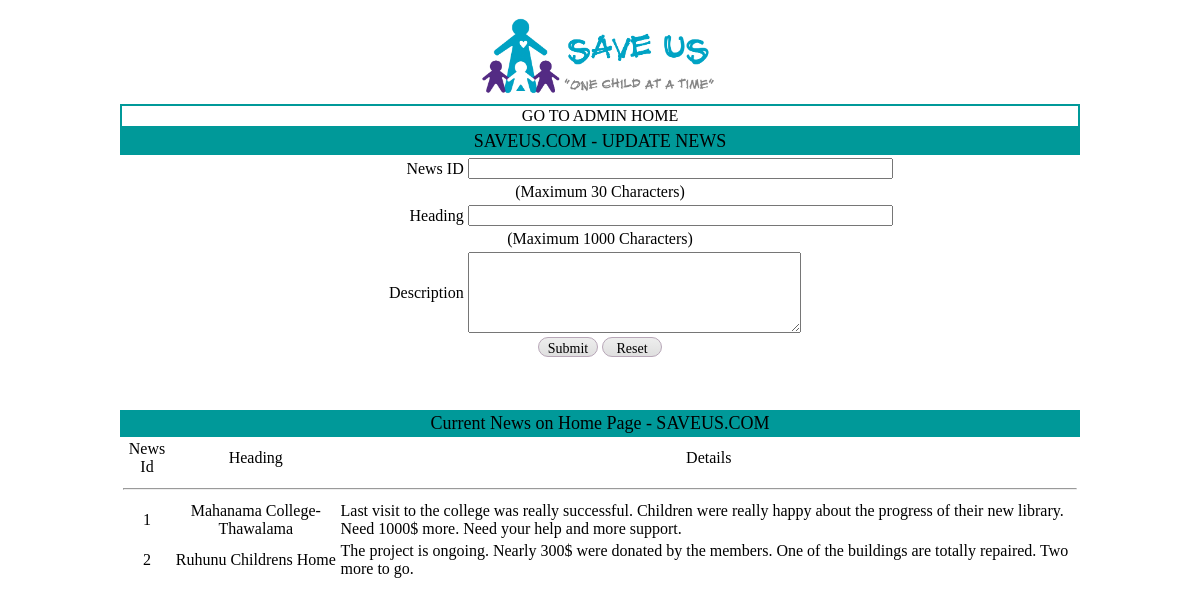
Page /Project/php/updateNews.php (signed in) on the committed database.
### tables this page shows
CREATE TABLE IF NOT EXISTS `tblnews` (
  `NewsId` int(11) NOT NULL,
  `NewsHeading` varchar(30) NOT NULL,
  `NewsDetail` varchar(1000) NOT NULL
);

### Project/php/updateNews.php (the view, shortened to what this page needs)
<!DOCTYPE html PUBLIC "-//W3C//DTD XHTML 1.0 Transitional//EN" "http://www.w3.org/TR/xhtml1/DTD/xhtml1-transitional.dtd">
<html xmlns="http://www.w3.org/1999/xhtml">
<head>
<link href="../css/admin.css" type="text/css" rel="stylesheet"/>
<link href="../css/buttons.css" type="text/css" rel="stylesheet"/>
</head>
<body>
<table align="center">
<tr><td><img src="../images/Logo.png" width="250px" height="90px"/></td></tr>
</table>
<table class="tblLinksHome" align="center" >
<tr><td bgcolor="#FFFFFF"><a href="admin.php">GO TO ADMIN HOME	</a></td></tr>
</table>
<table class="tblHead" align="center">
	<tr><td >SAVEUS.COM - UPDATE NEWS</td></tr>
</table>
<form id="EditNews" name="formEditNews" enctype="multipart/form-data" method="post" action="../php/editNews.php" target="_self" onsubmit="return validateForm()">
<table align="center" class="tblGeneral">
    <tr><td width="340" align="right">News ID</td><td width="608"><input type="text" id="NId" name="txtNId" size="50"/></td></tr>
    <tr><td colspan="2" align="center">(Maximum 30 Characters)</td></tr>
    <tr><td width="340" align="right">Heading</td><td width="608"><input type="text" id="Heading" name="txtHeading" size="50"/></td></tr>
    <tr><td colspan="2" align="center">(Maximum 1000 Characters)</td></tr>
    <tr><td align="right">Description</td><td><textarea id="Details" name="txtDetails" rows="5" cols="39"></textarea></td></tr>
    <tr><td colspan="2" align="center">
        <input type="submit" class="adminBtn" value="Submit"/>
        <input type="reset" class="adminBtn" id="Reset" value="Reset"/>
    </td></tr>
</table>
</form>
<p>&nbsp;</p>
<table class="tblHead" align="center">
  <tr><td >Current News on Home Page - SAVEUS.COM</td></tr>
</table>
<table class="tblHead" align="center">
<?php
include("../php/dbconfig.php");
$tbl_name="tblnews";
$sql="SELECT * FROM $tbl_name";
$result = mysql_query($sql);
echo "
<table class=reportDetail align=center>
<tr>
	<td>News Id</td>
	<td>Heading</td>
	<td>Details</td>
</tr>
<tr><td colspan=3><hr></td></tr>";
while($row = mysql_fetch_array($result)){
	echo "<tr>";
	echo "<td class=NewsData>" . $row['NewsId'] . "</td>";
	echo "<td class=NewsHead>" . $row['NewsHeading'] . "</td>";
	echo "<td class=NewsData align=left>" . $row['NewsDetail'] . "</td>";
	echo "</tr>";
}
echo "</table>";
?>
</body>
</html>

### Project/css/admin.css (style rules this page uses)
a { text-decoration:none; color:#000 }
.tblHead { font-family:"Berlin Sans FB";background:#099; width:960px; text-align:center; font-size:18px }
.tblGeneral { font-family:"Berlin Sans FB";width:960px;font-size:16px; }
.tblLinksHome { font-family:"Berlin Sans FB";width:960px;text-align:center;background-color:#099 }
.reportDetail { font-family:"Berlin Sans FB";width:960px;background-color:#FFF;font-size:16px;text-align:center }

### Project/css/buttons.css (style rules this page uses)
.adminBtn { background:-webkit-gradient( linear, left top, left bottom, color-stop(0.05, #ededed), color-stop(1, #dfdfdf) ); background:-moz-linear-gradient( center top, #ededed 5%, #dfdfdf 100% ); filter:progid:DXImageTransform.Microsoft.gradient(startColorstr='#ededed', endColorstr='#dfdfdf'); background-color:#ededed; -webkit-border-top-left-radius:20px; -moz-border-radius-topleft:20px; border-top-left-radius:20px; -webkit-border-top-right-radius:20px; -moz-border-radius-topright:20px; border-top-right-radius:20px; -webkit-border-bottom-right-radius:20px; -moz-border-radius-bottomright:20px; border-bottom-right-radius:20px; -webkit-border-bottom-left-radius:20px; -moz-border-radius-bottomleft:20px; border-bottom-left-radius:20px; text-indent:0; border:1px solid #b8a7b8; display:inline-block; color:#000000; font-family:"Berlin Sans FB"; font-size:14px; font-style:normal; height:20px; line-height:20px; width:60px; text-decoration:none; text-align:center; }

### rows in the picture
tblnews: NewsId "1", NewsHeading "Mahanama College-Thawalama", NewsDetail "Last visit to the college was really successful. Children were really happy about the progress of their new library. Need 1000$ more. Need your help and more support."
tblnews: NewsId "2", NewsHeading "Ruhunu Childrens Home", NewsDetail "The project is ongoing. Nearly 300$ were donated by the members. One of the buildings are totally repaired. Two more to go."
